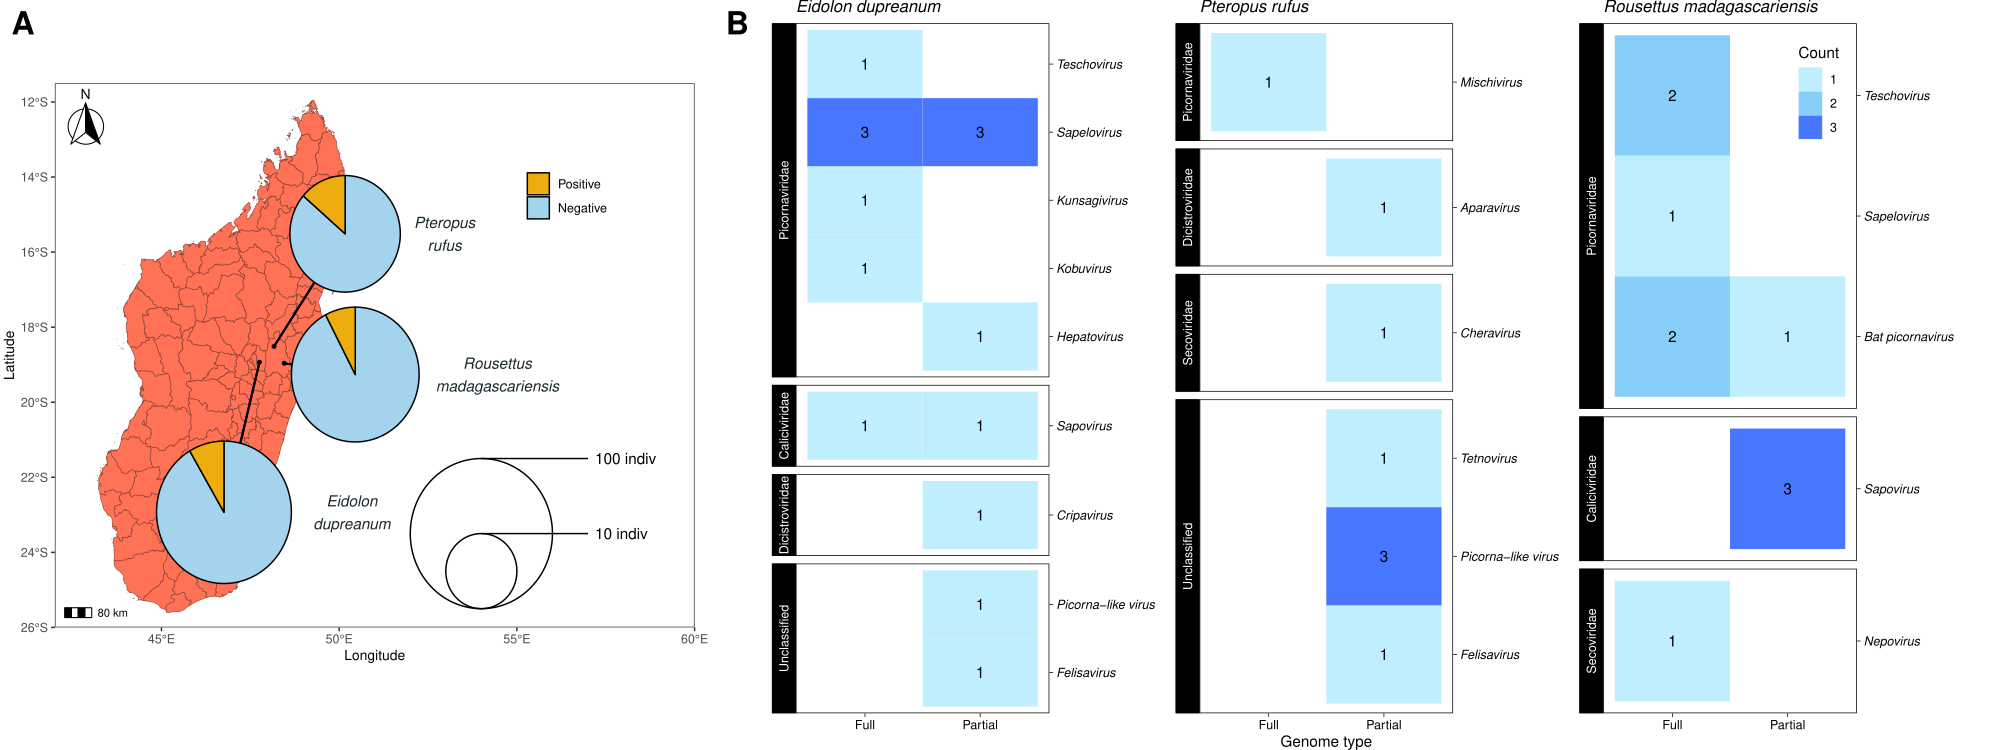

This chart was generated by the following R code:
###This is a bunch of separate scripts pasted together to make figure 1

rm(list=ls())

#packages
library(sf)
library(mapplots)
library(scatterpie)
library(maptools)
library(plyr) 
library(dplyr) 
library(tidyr)
library(ggplot2)
library(ggnewscale)
library(ggspatial)
library(ggrepel)
library(hrbrthemes)
library(reshape)
library(paletteer)
library(ggh4x)
library(cowplot)
library(ggplotify)

##Part A: map

# Set wd to data on this computer. Also ID homewd, assuming that 
# Mada-GIS is cloned to the same series of sub-folders
homewd = "/Users/gwenddolenkettenburg/Desktop/developer/mada-bat-picornavirus" 
#should be wherever "Mada_bat_picorna" is stored on your home computer
#basewd = paste(strsplit(homewd, "/")[[1]][1:6], collapse = "/")
#Cara had the above command as basewd but it did not work for me and kept going into the Mada_bat_picorna folder
#So using Sophia's astrovirus map file I changed it to the basewd command below
basewd = "/Users/gwenddolenkettenburg/Desktop/Mada-GIS"
#mapwd = paste0(basewd, "/", "Mada_GIS")
setwd(paste0(homewd, "/", "sampling_map/"))

#import madagascar shapfile
name<- paste0(basewd, "/", "MDG-3/MDG_adm3.shp")
otl_file <- paste(name, sep="") 
orotl_shp <- st_read(otl_file)
#View(orotl_shp)  # Open attribute table
class(orotl_shp)

###import and configuration

p1<-ggplot() +  
  geom_sf(color = "coral4", fill = "coral1",data = orotl_shp)+
  coord_sf(xlim = c(42, 60), ylim = c(-26, -11.5), expand = FALSE)+
  theme_bw()+
  theme(plot.margin = unit(c(-1,.5,-1.5,.1),"cm"))+
  xlab("Longitude") + ylab("Latitude") 
print(p1)


#import picorna data
dat <- read.csv(file = paste0(homewd,"/metadata/demo_picornavirales_fecesurine_meta.csv"), header = T, stringsAsFactors = F)
head(dat)
names(dat)

#clean class
unique(dat$bat_sex)

dat$bat_sex <- dat$bat_sex
dat$bat_sex[dat$bat_sex=="female"] <- "F"
dat$bat_sex[dat$bat_sex=="male"] <- "M"

#clean class
unique(dat$bat_age_class)

#and rank by rough age
unique(dat$young_of_year)
dat$bat_age_class <- dat$bat_age_class
dat$bat_age_class[dat$bat_age_class=="P" | dat$bat_age_class=="L"] <- "A"
dat$bat_age_class[dat$bat_age_class=="NL" | dat$young_of_year=="no"] <- "A"
dat$bat_age_class[dat$young_of_year=="yes"] <- "J"


unique(dat$any_picorna)


# now subset the data to just include the columns of interest
dat <- dplyr::select(dat,roost_site,latitude_s, longitude_e,
                     collection_date,
                     species, sampleid, any_picorna)

head(dat)
unique(dat$roost_site)

#get sites
coordinate <- ddply(dat, .(roost_site), summarise, latitude_s=unique(latitude_s), longitude_e=unique(longitude_e))
coordinate <-subset(coordinate, roost_site=="Ambakoana" | roost_site=="AngavoKely" | roost_site=="Maromizaha")
coordinate$species <- c("Pteropus rufus", "Eidolon dupreanum","Rousettus madagascariensis")
head(coordinate)

#plot sites on map
p2<-p1+geom_point(aes(x=longitude_e, y=latitude_s),color="black",size=1,data=dat)+
  annotation_scale(location = "bl", width_hint = 0.05) +    # scale
  annotation_north_arrow(location = "tl", which_north = "true",#north arrow     
                         pad_x = unit(0.02, "cm"), 
                         pad_y = unit(0.2, "cm"),        
                         style = north_arrow_fancy_orienteering)

coordinate$label <- coordinate$species
coordinate$label[coordinate$label=="Pteropus rufus"] <- "Pteropus\nrufus"
coordinate$label[coordinate$label=="Rousettus madagascariensis"] <- "Rousettus\nmadagascariensis"
coordinate$label[coordinate$label=="Eidolon dupreanum"] <- "Eidolon\ndupreanum"


#load GPS point and label
p2b<-p1+geom_point(aes(x=longitude_e, y=latitude_s),color="black",size=1,data=coordinate)+
  geom_text(data= coordinate,                       #### Labeling
            aes(x=longitude_e, y=latitude_s, label=label),
            fontface="italic",
            color = "#1B262C", size=4,
            nudge_x = c(4.8,2.6,6),
            nudge_y = c(3,-4,-0.3),
            check_overlap = T)+
  annotation_scale(location = "bl", width_hint = 0.05) +    #scale
  annotation_north_arrow(location = "tl", which_north = "true",#north arrow     
                         pad_x = unit(0.03, "cm"), 
                         pad_y = unit(0.2, "cm"),        
                         style = north_arrow_fancy_orienteering)+
  #geom_text_repel(segment.colour="black")+
  theme_bw() +theme(panel.grid = element_blank(), 
                    plot.title = element_text(color="black", size=12, face="bold"),
                    plot.margin = unit(c(-1,.5,-1.5,.1),"cm"),
                    axis.title.x = element_text(color="black", size=12),
                    axis.title.y = element_text(color="black", size=12),
                    legend.position=c(.26,.90),
                    legend.margin = margin(),
                    legend.title=element_blank(),
                    legend.background = element_rect(color="gray",size = .1),
                    legend.text = element_text(size = 9,face = "italic"))
p2b


#plot one site per species
dat$roost_site[dat$species=="Pteropus rufus"] <- "Ambakoana"
dat$roost_site[dat$species=="Eidolon dupreanum"] <- "AngavoKely"
dat$roost_site[dat$species=="Rousettus madagascariensis"] <- "Maromizaha"

dat$longitude_e[dat$roost_site=="Ambakoana"] <- coordinate$longitude_e[coordinate$roost_site=="Ambakoana"]
dat$longitude_e[dat$roost_site=="AngavoKely"] <- coordinate$longitude_e[coordinate$roost_site=="AngavoKely"]
dat$longitude_e[dat$roost_site=="Maromizaha"] <- coordinate$longitude_e[coordinate$roost_site=="Maromizaha"]


dat$latitude_s[dat$roost_site=="Ambakoana"] <- coordinate$latitude_s[coordinate$roost_site=="Ambakoana"]
dat$latitude_s[dat$roost_site=="AngavoKely"] <- coordinate$latitude_s[coordinate$roost_site=="AngavoKely"]
dat$latitude_s[dat$roost_site=="Maromizaha"] <- coordinate$latitude_s[coordinate$roost_site=="Maromizaha"]


###by total positives is anything with dat
dat$plot_class<-NA
dat$plot_class[dat$any_picorna==1]<-"Positive"
dat$plot_class[dat$any_picorna==0]<-"Negative"


##by total positives
pies <- ddply(dat, .(species, roost_site, latitude_s, longitude_e, plot_class), summarise, value=length(sampleid))


#tot_sum = ddply(pies,.(species, bat_sex), summarise,N=sum(value))
tot_sum = ddply(pies,.(species), summarise,N=sum(value))

#pies <- merge(pies, tot_sum, by=c("species", "bat_sex"), all.x=T)
pies <- merge(pies, tot_sum, by=c("species"), all.x=T)

#pies$plot_class <- factor(pies$plot_class, levels=c( "male -", "female -", "male +", "female +"))
pies$plot_class <- factor(pies$plot_class, levels=c( "Positive", "Negative"))

#now split into two pies
piesP = subset(pies, plot_class=="Positive")
piesN = subset(pies, plot_class=="Negative")

###Get the pie data in the right format###
colz = c('Positive' ="darkgoldenrod2", 'Negative' ="lightskyblue2")



p3<-ggplot() +
  geom_scatterpie(aes(x=longitude_e, y=latitude_s, r=(N/1000)),
                  data = pies, cols="plot_class", long_format=TRUE) +
  scale_fill_manual(values=colz)

p3

# # copy of latitude (x.) and longitude (y.)
pies$x2 <- pies$longitude_e
pies$y2 <- pies$latitude_s


# #manually move the pie chart in case there is an overlap (change x and y)

#from the labels
# nudge_x = c(4.5 PR,2 ED,5.5 RM),
# nudge_y = c(3 PR,-4 ED,-0.3 RM),

pies$x2[pies$species== "Pteropus rufus"] <- pies$longitude_e[pies$species== "Pteropus rufus"] + 2
pies$y2[pies$species== "Pteropus rufus"] <- pies$latitude_s[pies$species== "Pteropus rufus"] + 3

pies$x2[pies$species== "Eidolon dupreanum"] <- pies$longitude_e[pies$species== "Eidolon dupreanum"] -1
pies$y2[pies$species== "Eidolon dupreanum"] <- pies$latitude_s[pies$species== "Eidolon dupreanum"] - 4

pies$x2[pies$species== "Rousettus madagascariensis"] <- pies$longitude_e[pies$species== "Rousettus madagascariensis"] + 2 
pies$y2[pies$species== "Rousettus madagascariensis"] <- pies$latitude_s[pies$species== "Rousettus madagascariensis"] - 0.3

head(pies)



#This is part A of figure 1
p4 <- p2b+
  annotate("segment", x=pies$longitude_e, xend=pies$x2,y=pies$latitude_s,yend=pies$y2,size=.7)+ # put the lines
  geom_scatterpie(aes(x=x2, y=y2, r=(log10(N)/1.2)), 
                  data = pies, cols="plot_class", long_format=TRUE) +
  theme_bw() +theme(panel.grid = element_blank(),
                    plot.title = element_text(color="black", size=12, face="bold"),
                    plot.margin = unit(c(-1,.5,-1.5,.1),"cm"),
                    axis.title.x = element_text(color="black", size=10),
                    axis.title.y = element_text(color="black", size=10),
                    legend.position=c(.8,.8),
                    legend.margin = margin(),
                    legend.title=element_blank(),
                    legend.text = element_text(size = 9)) +
  scale_fill_manual(values=colz) +
  geom_scatterpie_legend(log10(c(10,100)/1.2),
                         x=54, y=-23.5, 
                         n=2,
                         labeller = function(x) paste(10^(x)*1,"indiv"))

p4










##Part B: summary heat map of types of picornavirales
dat <- read.csv(file = paste0(homewd,"/metadata/summary_demo_heatmap.csv"), header = T, stringsAsFactors = F)
head(dat)
names(dat)

dat$virus<-factor(dat$virus, levels=c("Bat picornavirus", "Hepatovirus", "Kobuvirus", "Kunsagivirus", 
                                      "Mischivirus", "Sapelovirus", "Teschovirus", "Sapovirus", "Aparavirus",
                                      "Cripavirus", "Cheravirus", "Nepovirus", "Felisavirus", "Picorna-like virus", "Tetnovirus"))
dat$family<-factor(dat$family, levels=c("Picornaviridae", "Caliciviridae", "Dicistroviridae", "Secoviridae", "Unclassified"))


ED<-subset(dat, species=="E. dupreanum")
PR<-subset(dat, species=="P. rufus")
RM<-subset(dat, species=="R. madagascariensis")


picorna<-subset(dat,picorna=="1")
other<-subset(dat,picorna=="0")


#facet by viral family
p9 <- ggplot(dat, aes(x=species, y=virus)) +
  geom_tile(aes(fill = cut(num_genome,breaks=0:3, labels=1:3))) +
  scale_fill_manual(values=c("lightblue1","skyblue", "royalblue1")) +
  #scale_fill_viridis_c(option = "G", direction = -1) +
  #facet_wrap(~family, ncol=1,  scales = "free_y")+
  # facet_nested(family~., scales="free", space="free",
  #              switch="y")+
  facet_nested(family+type~., scales="free", space="free",
               switch="y", nest_line = element_line(color="white"), solo_line = TRUE)+
  geom_text(aes(label=num_genome))+
  labs(#title = expression("Diversity of" ~italic(Picornavirales) ~"sequences"),
    x = "",
    y= "",
    fill="Count",
    title="")+
  theme_linedraw()+
  scale_y_discrete(position="right")+
  scale_x_discrete(position="top")+
  theme(plot.margin = margin(0, 0, 0, 0, "pt"),
        plot.background = element_blank(),
        panel.grid.major = element_blank(),
        panel.grid.minor = element_blank(),
        plot.title = element_text(size=12, face="italic"), 
        axis.text.y = element_text(size=7,face="italic"),
        axis.text.x = element_text(face="italic"),
        legend.position = "right")
p9





p6 <- ggplot(ED, aes(x=type, y=virus)) +
  geom_tile(aes(fill = cut(num_genome,breaks=0:3, labels=1:3))) +
  scale_fill_manual(values=c("lightblue1","royalblue1")) +
  #scale_fill_viridis_c(option = "G", direction = -1) +
  #facet_wrap(~family, ncol=1,  scales = "free_y")+
  # facet_nested(family~., scales="free", space="free",
  #              switch="y")+
  facet_nested(family~., scales="free", space="free",
               switch="y", nest_line = element_line(color="white"), solo_line = TRUE)+
  geom_text(aes(label=num_genome))+
  labs(#title = expression("Diversity of" ~italic(Picornavirales) ~"sequences"),
    x = "",
    y= "",
    fill="Count",
    title="Eidolon dupreanum")+
  theme_linedraw()+
  scale_y_discrete(position="right")+
  theme(plot.margin = margin(0, 0, 0, 2),
        plot.background = element_blank(),
        panel.grid.major = element_blank(),
        panel.grid.minor = element_blank(),
        plot.title = element_text(size=12, face="italic"), 
        axis.text.y = element_text(size=9,face="italic"),
        axis.text.x = element_text(size=9),
        legend.position = "none")
p6



p7 <- ggplot(PR, aes(x=type, y=virus)) +
  geom_tile(aes(fill = cut(num_genome,breaks=0:3, labels=1:3))) +
  scale_fill_manual(values=c("lightblue1","royalblue1")) +
  #scale_fill_viridis_c(option = "G", direction = -1) +
  facet_nested(family~., scales="free", space="free",
               switch="y", nest_line = element_line(color="white"), solo_line = TRUE)+
  geom_text(aes(label=num_genome))+
  labs(#title = expression("Diversity of" ~italic(Picornavirales) ~"sequences"),
    x = "Genome type",
    y= "",
    fill="Count",
    title="Pteropus rufus")+
  theme_linedraw()+
  scale_y_discrete(position="right")+
  theme(plot.margin = margin(0, 0, 0, 0, "pt"),
        plot.background = element_blank(),
        panel.grid.major = element_blank(),
        panel.grid.minor = element_blank(),
        plot.title = element_text(size=12, face="italic"), 
        axis.text.y = element_text(size=9,face="italic"),
        axis.text.x = element_text(size=9),
        legend.position="none")
p7


p8 <- ggplot(RM, aes(x=type, y=virus)) +
  geom_tile(aes(fill = cut(num_genome,breaks=0:3, labels=1:3))) +
  scale_fill_manual(values=c("lightblue1","lightskyblue", "royalblue1")) +
  #scale_fill_viridis_c(option = "G", direction = -1) +
  facet_nested(family~., scales="free", space="free",
               switch="y", nest_line = element_line(color="white"), solo_line = TRUE)+
  geom_text(aes(label=num_genome))+
  labs(#title = expression("Diversity of" ~italic(Picornavirales) ~"sequences"),
    x = "",
    y= "",
    fill="Count",
    title="Rousettus madagascariensis")+
  theme_linedraw()+
  scale_y_discrete(position="right")+
  theme(plot.margin = margin(0, 0, 0, 0, "pt"),
        plot.background = element_blank(),
        panel.grid.major = element_blank(),
        panel.grid.minor = element_blank(),
        plot.title = element_text(size=12, face="italic"), 
        axis.text.y = element_text(size=9,face="italic"),
        axis.text.x = element_text(size=9),
        legend.position=c(0.85,0.9),
        legend.margin = margin(c(0,0,0,0)))
p8

###Put stuff together

##Version 1

final<- plot_grid(p6,p7,p8,labels=c("","",""),rel_widths = c(1, 1,1), rel_heights = c(1, 1,1),ncol=3, align="hv", axis="b")
final

final2<- plot_grid(p4,final,labels=c("A","B"),rel_widths = c(1, 1.8), rel_heights = c(3, 1),ncol=2, align="hv", axis="b", label_size = 23)
final2

# export figure 1 20x7.5 inch landscape PDF




#Supplementary info if needed

##Try making a heatmap of the sampling data like age and percent of each bat species positive
homewd = "/Users/gwenddolenkettenburg/Desktop/developer/mada-bat-picornavirus" 
dat <- read.csv(file = paste0(homewd,"/metadata/demo_picornavirales_fecesurine_meta_2018_2019.csv"), header = T, stringsAsFactors = F)
head(dat)
names(dat)

#clean class
unique(dat$bat_sex)

dat$bat_sex <- dat$bat_sex
dat$bat_sex[dat$bat_sex=="female"] <- "Female"
dat$bat_sex[dat$bat_sex=="male"] <- "Male"

dat$month[dat$month=="1"]<-"Jan"
dat$month[dat$month=="2"]<-"Feb"
dat$month[dat$month=="3"]<-"March"
dat$month[dat$month=="4"]<-"April"
dat$month[dat$month=="5"]<-"May"
dat$month[dat$month=="6"]<-"June"
dat$month[dat$month=="7"]<-"July"
dat$month[dat$month=="8"]<-"August"
dat$month[dat$month=="9"]<-"Sept"
dat$month[dat$month=="10"]<-"Oct"
dat$month[dat$month=="11"]<-"Nov"
dat$month[dat$month=="12"]<-"Dec"

#clean class
unique(dat$bat_age_class)

#and rank by rough age
unique(dat$young_of_year)
dat$bat_age_class <- dat$bat_age_class
dat$bat_age_class[dat$bat_age_class=="P" | dat$bat_age_class=="L"] <- "A"
dat$bat_age_class[dat$bat_age_class=="NL" | dat$young_of_year=="no"] <- "A"
dat$bat_age_class[dat$young_of_year=="yes"] <- "J"


unique(dat$any_picorna)

#select columns of interest
dat <- dplyr::select(dat,roost_site,bat_age_class,bat_sex, collection_date,
                     species, sampleid, any_picorna, month, year, day_of_year)
dem.dat<-dplyr::select(dat,roost_site,bat_age_class,bat_sex,
                       species, sampleid, any_picorna)

head(dat)
unique(dat$roost_site)

#get into date form
dat$collection_date <- as.Date(dat$collection_date,format = "%m/%d/%y")

#change picorna to numeric
dat$any_picorna <- as.numeric(dat$any_picorna)
names(dat)[names(dat)=="bat_species"] <- "species"

dem.dat$any_picorna <- as.numeric(dem.dat$any_picorna)
names(dem.dat)[names(dem.dat)=="bat_species"] <- "species"

#and make sure it is only 1 of the same sample type per each date
dat.list <- dlply(dat, .(sampleid))
dem.dat.list <- dlply(dem.dat, .(sampleid))

#summarize into prevalence by species and epiwk
dat.sum <- ddply(dat, .(species, month, bat_age_class, bat_sex), summarise, N=length(any_picorna), pos=sum(any_picorna))
dem.dat.sum <- ddply(dem.dat, .(species, bat_age_class, bat_sex), summarise, N=length(any_picorna), pos=sum(any_picorna))

#get negatives and prevalence
dat.sum$neg= dat.sum$N-dat.sum$pos
dat.sum$prevalence <- dat.sum$pos/dat.sum$N

dem.dat.sum$neg= dem.dat.sum$N-dem.dat.sum$pos
dem.dat.sum$prevalence <- dem.dat.sum$pos/dem.dat.sum$N

#and confidence intervals on the prevalence
CIs <- mapply(FUN=prop.test, x=as.list(dat.sum$pos), n=as.list(dat.sum$N), MoreArgs = list(alternative = "two.sided", conf.level = .95, correct=F), SIMPLIFY = F)
CIs <- mapply(FUN=prop.test, x=as.list(dem.dat.sum$pos), n=as.list(dem.dat.sum$N), MoreArgs = list(alternative = "two.sided", conf.level = .95, correct=F), SIMPLIFY = F)


#and extract the upper and lower CIs
get.CIs <- function(df){
  lci = df$conf.int[1]
  uci = df$conf.int[2]
  out.df<- cbind.data.frame(lci=lci, uci=uci)
  return(out.df)
}

CIs <- lapply(CIs, get.CIs)

dat.sum$lci <- c(unlist(sapply(CIs, '[',1)))
dat.sum$uci <- c(unlist(sapply(CIs, '[',2)))

#simplify= the name of "host_genus_species" 
names(dat.sum)[names(dat.sum)=="host_genus_species"] <- "species"
names(dem.dat.sum)[names(dem.dat.sum)=="host_genus_species"] <- "species"


#make the data into factors
dat.sum$species<-factor(dat.sum$species, levels=c("Eidolon dupreanum", "Pteropus rufus", "Rousettus madagascariensis"))
dat.sum$bat_sex<-factor(dat.sum$bat_sex, levels=c("Male", "Female"))
dat.sum$bat_age_class<-factor(dat.sum$bat_age_class, levels=c("J", "A"))
dat.sum$month<-factor(dat.sum$month, levels=c("Jan", "Feb", "March", "April", "May", "June", "July", "August", "Sept",
                                              "Oct", "Nov", "Dec"))

dem.dat.sum$species<-factor(dem.dat.sum$species, levels=c("Eidolon dupreanum", "Pteropus rufus", "Rousettus madagascariensis"))
dem.dat.sum$bat_sex<-factor(dem.dat.sum$bat_sex, levels=c("Male", "Female"))
dem.dat.sum$bat_age_class<-factor(dem.dat.sum$bat_age_class, levels=c("J", "A"))

#dat.sum$any_picorna<-factor(dat.sum$any_picorna, levels=c("0", "1"))

#subset some data
ED1<-subset(dat.sum, species=="Eidolon dupreanum")
PR1<-subset(dat.sum, species=="Pteropus rufus")
RM1<-subset(dat.sum, species=="Rousettus madagascariensis")

ED2<-subset(dem.dat.sum, species=="Eidolon dupreanum")
PR2<-subset(dem.dat.sum, species=="Pteropus rufus")
RM2<-subset(dem.dat.sum, species=="Rousettus madagascariensis")



#facet by month 
p10 <- ggplot(dat.sum, aes(x=species, y=bat_age_class, fill=pos)) +
  geom_tile() +
  #scale_fill_manual(values=c("lightblue1""royalblue1")) +
  scale_fill_viridis_c(option = "F", direction = -1) +
  #facet_wrap(~family, ncol=1,  scales = "free_y")+
  # facet_nested(family~., scales="free", space="free",
  #              switch="y")+
  facet_nested(month+bat_sex~., scales="free", space="free",
               switch="y", nest_line = element_line(color="white"), solo_line = TRUE)+
  labs(#title = expression("Diversity of" ~italic(Picornavirales) ~"sequences"),
    x = "",
    y= "",
    fill="Bats \n positive",
    title="")+
  theme_linedraw()+
  scale_y_discrete(position="right")+
  theme(plot.margin = margin(0, 0, 0, 0, "pt"),
        plot.background = element_blank(),
        panel.grid.major = element_blank(),
        panel.grid.minor = element_blank(),
        plot.title = element_text(size=12, face="italic"), 
        axis.text.y = element_text(size=7,face="italic"),
        axis.text.x = element_text(face="italic"),
        legend.position = "right")
p10


#just demographic info
p11 <- ggplot(dem.dat.sum, aes(x=bat_sex, y=bat_age_class, fill=pos)) +
  geom_tile() +
  #scale_fill_manual(values=c("lightblue1""royalblue1")) +
  scale_fill_viridis_c(option = "F", direction = -1) +
  facet_wrap(~species, ncol=3,  scales = "free_y")+
  # facet_nested(family~., scales="free", space="free",
  #              switch="y")+
  # facet_nested(month+bat_sex~., scales="free", space="free",
  #              switch="y", nest_line = element_line(color="white"), solo_line = TRUE)+
  labs(#title = expression("Diversity of" ~italic(Picornavirales) ~"sequences"),
    x = "",
    y= "",
    fill="Bats \n positive",
    title="")+
  theme_linedraw()+
  scale_y_discrete(position="right")+
  theme(plot.margin = margin(2, 0, 0, 0),
        legend.margin = margin(),
        plot.background = element_blank(),
        panel.grid.major = element_blank(),
        panel.grid.minor = element_blank(),
        plot.title = element_text(size=12, face="italic"), 
        axis.text.y = element_text(size=7,face="italic"),
        axis.text.x = element_text(face="italic"),
        legend.position = "bottom")
p11


###Put stuff together

##Version 2

final<- plot_grid(p6,p7,p8,labels=c("C","",""), rel_widths = c(1, 1,1),hjust=1.5, rel_heights = c(1, 1,1),
                  ncol=3, align="hv", axis="l", label_size=23)
final

final3<-plot_grid(p4,p11, labels = c("A", "B"), rel_widths = c(1,0.8),hjust=0.5, rel_heights = c(1,0.7), ncol=1, align="hv", axis="l", label_size=23)
final3

final4<- plot_grid(NULL,final3,NULL,final,labels=c("","", "",""),rel_widths = c(0.1,1,0.1, 2), rel_heights = c(1,1,1, 0.8),ncol=4, align="hv", axis="b", label_size = 23)
final4


#export landscape PDF inches 20x9 inches
